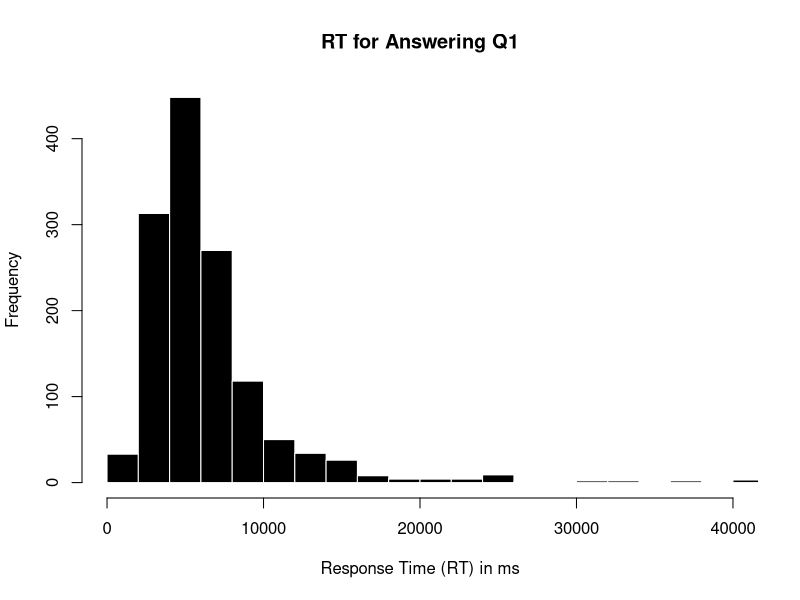
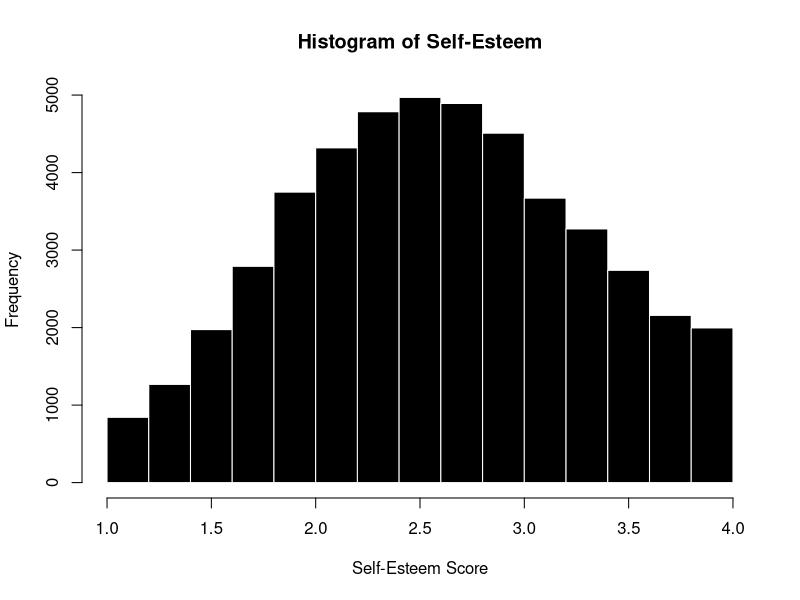
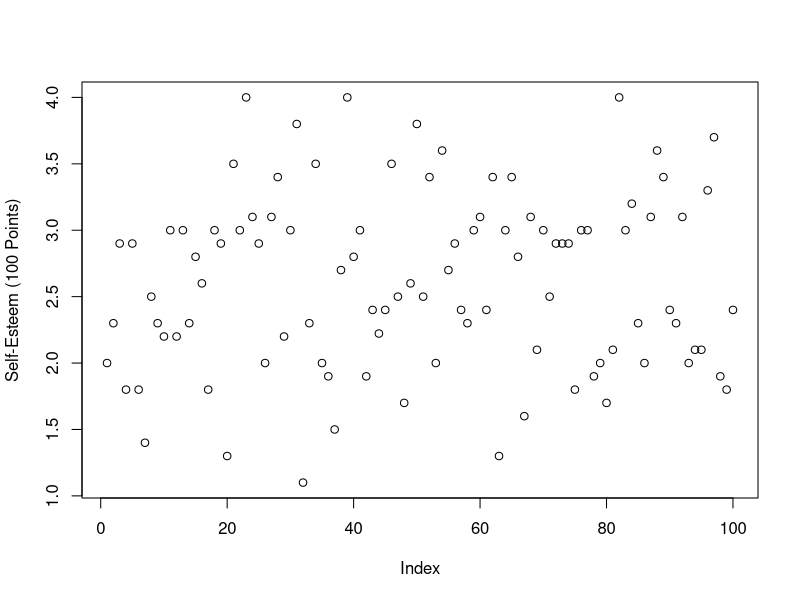
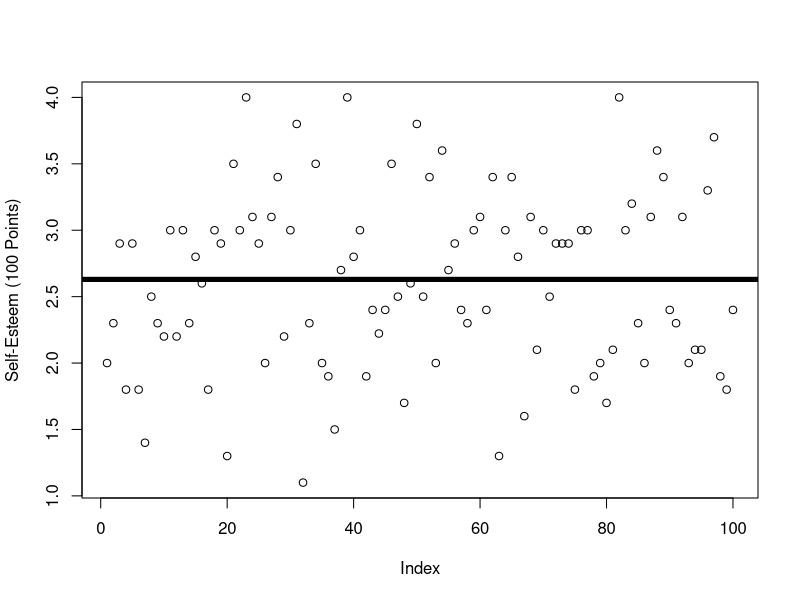
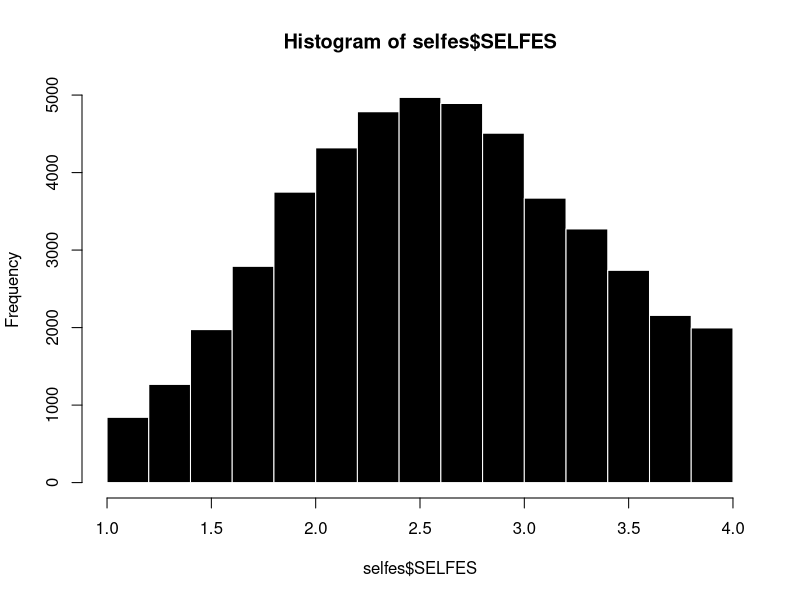
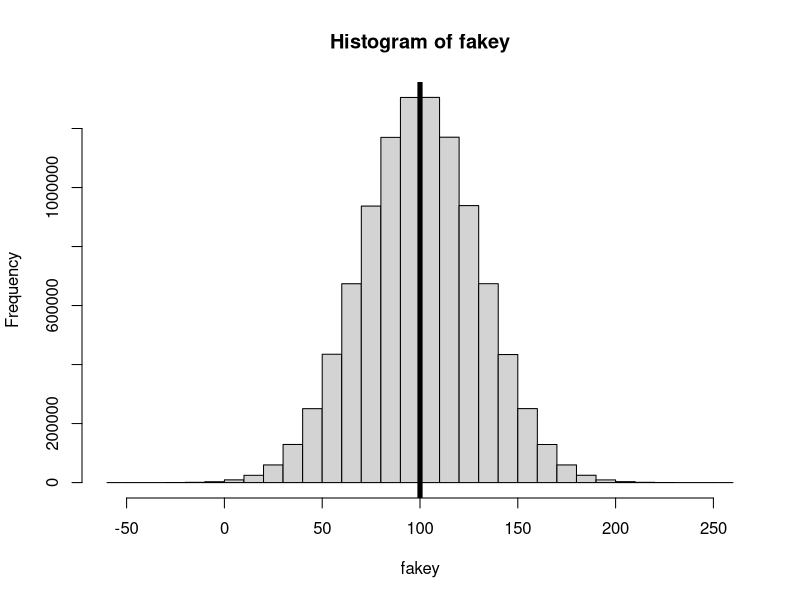
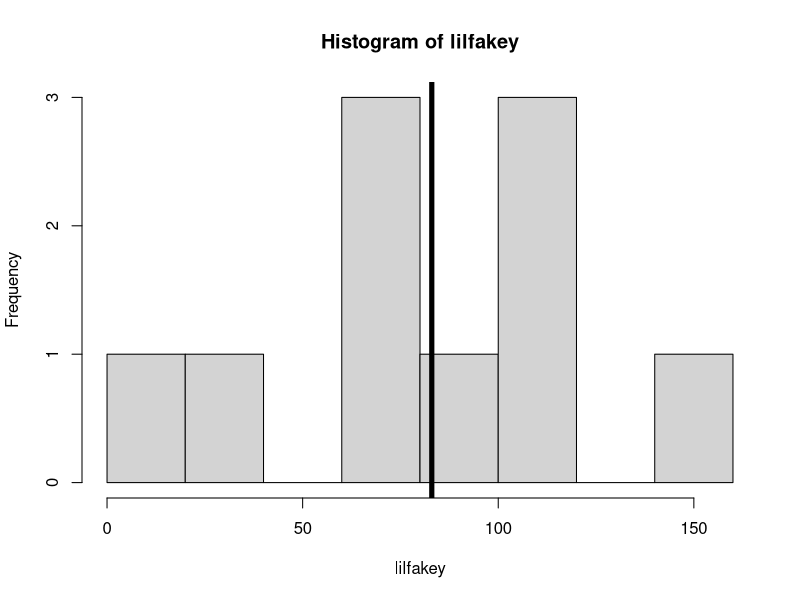
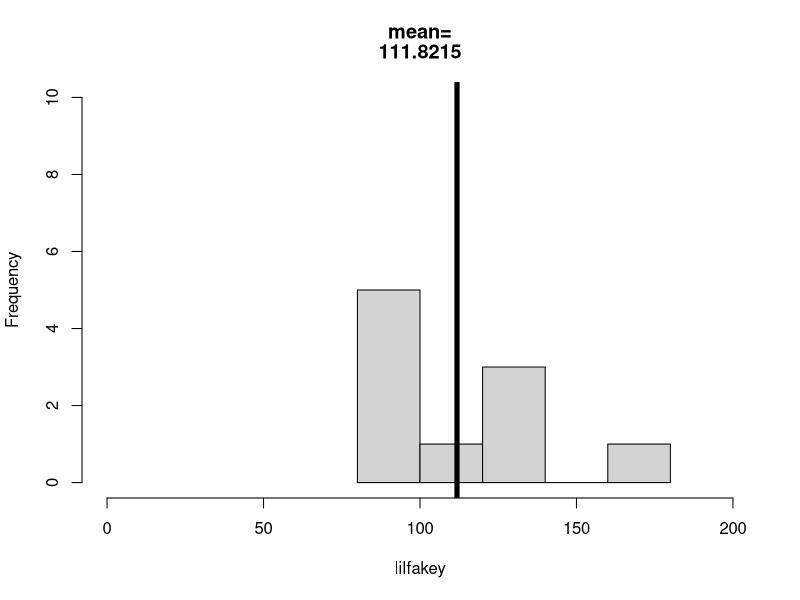

Generate these figures, in order, with R:
## ---- chunk 1
#| echo: false
d <- read.csv("../datasets/Protestant Work Ethic/data.csv", sep = "\t")

hist(d$Q1E, breaks = 100, xlim = c(0,40000),
     main = "RT for Answering Q1",
     xlab = "Response Time (RT) in ms",
     col = 'black', bor = 'white')
## ---- chunk 2
## Loading Dataset
selfes <- read.csv("../datasets/Self-Esteem Dataset/data.csv",
                   stringsAsFactors = T,
                   na.strings = "0", sep = "\t")

## Creating the Scale
poskey.df <- selfes[,c(1:2,4,6,7)] # pos-keyed items (from the codebook)
negkey.df <- selfes[,c(3,5,8:10)] # neg-keyed items (from the codebook)
negkeyR.df <- 5-negkey.df # reverse scoring the neg-keyed items
SELFES.DF <- data.frame(poskey.df, negkeyR.df) # bringing it all 2gether.

library(psych) # loading the library
alpha(SELFES.DF) # alpha reliability.
## ---- chunk 3
selfes$SELFES <- rowMeans(SELFES.DF, na.rm = T) # creating the scale
hist(selfes$SELFES, col = 'black', bor = 'white', # the graph
     main = "Histogram of Self-Esteem", 
     xlab = "Self-Esteem Score", breaks = 15)
## ---- chunk 4
lils <- selfes[sample(1:nrow(selfes), 100),]# 100 random data points
plot(lils$SELFES, 
     ylab = "Self-Esteem (100 Points)",
     xlab = "Index") 
## ---- chunk 5
plot(lils$SELFES,
     ylab = "Self-Esteem (100 Points)",
     xlab = "Index") 
abline(h = mean(selfes$SELFES, na.rm = T), lwd = 5)
## ---- chunk 6
## quantifying errors (residuals)
residuals <- selfes$SELFES - mean(selfes$SELFES, na.rm = T)
SST <- sum(residuals^2)
SST

SST/length(residuals) # average of squared residuals (variance)
sqrt(SST/length(residuals)) # average of residuals, unsquared (standard deviation)

sd(selfes$SELFES) # slightly higher
sqrt(SST/(length(residuals)-1)) # the 'real' equation; n-1 to inflate / adjust for small samples
## ---- chunk 7
hist(selfes$SELFES, col = 'black', bor = 'white')
## ---- chunk 8

## ---- chunk 9
# rnorm(10000000, mean = 100, sd = 20)
fakey <- rnorm(10000000, mean = 100, sd = 30)
length(fakey)
## ---- chunk 10
mean(fakey, na.rm = T)
hist(fakey)
abline(v = mean(fakey), lwd = 5)
## ---- chunk 11
?sample # our friend, the sample function
sample(1:10, 1) # are you vibing with R?
sample(1:length(fakey), 1) # are you REALLY vibing?
sample(1:length(fakey), 10) # a small sample
fakey[sample(1:length(fakey), 10)] # ten random individuals from fakey.

lilfakey <- fakey[sample(1:length(fakey), 10)] # ten random individuals from fakey.
## ---- chunk 12
mean(lilfakey)
hist(lilfakey)
abline(v = mean(lilfakey), lwd = 5)
## ---- chunk 13
lilfakey <- fakey[sample(1:length(fakey), 10)] # ten random individuals from fakey.
hist(lilfakey, xlim = c(0,200), ylim = c(0,10),
     breaks = 5,
     main = paste(c("mean=", round(mean(lilfakey), 4)), sep = ""))
abline(v = mean(lilfakey), lwd = 5)
## ---- chunk 14
d <- read.csv("../datasets/Grad Onboard 2025/grad_onboard_SP25.csv", stringsAsFactors = T, na.strings = "")
par(mfrow = c(1,2))

hist(d$self.skills, breaks = c(0:5), 
     col = 'black', bor = 'white', main = "Computer Skills\n(Self-Perceptions)")


hist(d$class.skills, breaks = c(0:5),
     col = 'black', bor = 'white', main = "Computer Skills\n(Perceptions of Classmates)")
## ---- chunk 15
